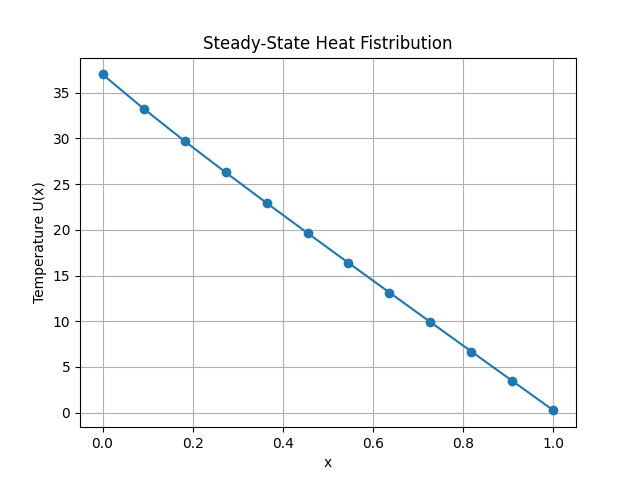

The Python source for this figure:
import matplotlib.pyplot as plt
import numpy as np
import scipy.linalg
import time

a, b = 0.0, 1.0 # Spatial domain
alpha = 37 # Ambient temperature
beta = 0.25 # Prechilled temperature

# Define the Function given
def f(x):
    return 5 * np.exp(-5 * x + 2)

m = 10 # Number of interior points
h = (b - a) / (m + 1) 
x = np.linspace(a + h, b - h, m)

# Build the matrix A
diag = -2 * np.ones(m)
off_diag = np.ones(m-1)
A = (1 / h**2) * (np.diag(diag) + np.diag(off_diag, 1) + np.diag(off_diag, -1))

b_vec = f(x)
b_vec[0] -= alpha / h**2
b_vec[-1] -= beta / h**2

A_pos = -A
b_pos = -b_vec

# Measure the time for Cholesky Decomp and Solving
start = time.perf_counter()
L = np.linalg.cholesky(A_pos)
y = np.linalg.solve(L, b_pos)
U = np.linalg.solve(L.T, y)
cholesky_time = time.perf_counter() - start


print("Time taken for Cholesky decomposition and solving:", cholesky_time)

# Measure the time for LU Decomp and Solving
start = time.perf_counter()
lu, piv = scipy.linalg.lu_factor(A)
U_lu = scipy.linalg.lu_solve((lu, piv), b_vec)
lu_time = time.perf_counter() - start

print("Time taken for LU decomposition and solving:", lu_time)

print("Maximum difference between solutions:", np.max(np.abs(U - U_lu)))

x_full = np.linspace(a, b, m + 2)
U_full = np.zeros(m + 2)
U_full[0], U_full[-1] = alpha, beta
U_full[1: -1] = U

plt.plot(x_full, U_full, marker='o')
plt.title("Steady-State Heat Fistribution")
plt.xlabel("x")
plt.ylabel("Temperature U(x)")
plt.grid(True)
plt.savefig("Heat_Diffusion.png")
plt.show()